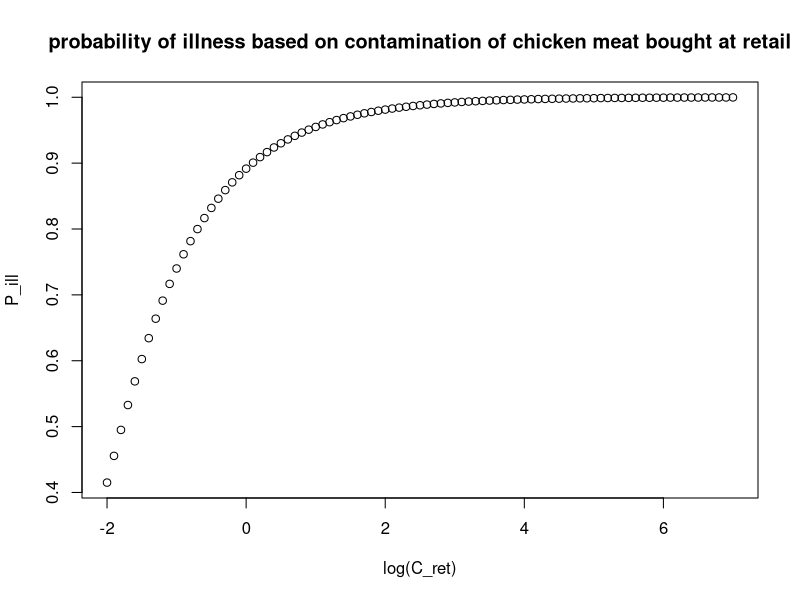

This figure's R source:


#################################
#################################
#################################
# DRM
#################################
#################################
#################################

dose <- matrix(10^(seq(0,9,by=0.1)),91,10000)
Pprev <- 0.25
alphaGamma <- 0.38
betaGamma <- 0.51
rPillinf <- 0.76
etaPillinf <- 0.0092
Cretlog <- seq(-2,7,by=0.1)


#################################
#model
#################################
# the abscissa Cretlog MUST have the same length as the number of rows of the dose-matrix!

condPillinf <- 1 - (1+dose/etaPillinf)^(-rPillinf)
modDoseResponseMedianChallenge <- function(dose, Pprev, condPillinf, alphaGamma, betaGamma){
  
  
  nrOfCrets <- dim(dose)[1]
  nrOfDoses <- dim(dose)[2]
  
  Pill <- matrix(NA, nrOfCrets, nrOfDoses)
  
  for (i in 1:nrOfDoses) Pill[1:nrOfCrets,i] <- condPillinf[1:nrOfCrets,i]*round((1 - exp(lgamma(alphaGamma+betaGamma)+lgamma(betaGamma+dose[1:nrOfCrets,i])-lgamma(betaGamma)-lgamma(alphaGamma+betaGamma+dose[1:nrOfCrets,i]))),4)
  
  Pillmean <- rowMeans(Pill)
  Qill <- Pillmean*Pprev
  PrevExp <- Pprev*(sum(dose>0)/nrOfDoses)
  
  
  
  return(list(Pill=Pill, Pillmean=Pillmean, Qill=Qill, PrevExp=PrevExp))
  #return(list(Qill=Qill, PrevExp=PrevExp))
}

runDoseResponseMedianChallenge <- modDoseResponseMedianChallenge(dose, Pprev, condPillinf, alphaGamma, betaGamma)
#runDoseResponseMedianChallenge <- modDoseResponseMedianChallenge(dose=runConsumerPhaseNauta$dose, Pprev, condPillinf, alphaGamma, betaGamma)

Qill <-runDoseResponseMedianChallenge$Qill
PrevExp <- runDoseResponseMedianChallenge$PrevExp
Pillmean <-runDoseResponseMedianChallenge$Pillmean
Pill <-runDoseResponseMedianChallenge$Pill

#################################
#################################
#visualisation
#################################
plot(Cretlog, Pillmean, xlab = "log(C_ret)", ylab = "P_ill", main = "probability of illness based on contamination of chicken meat bought at retail")
#################################
